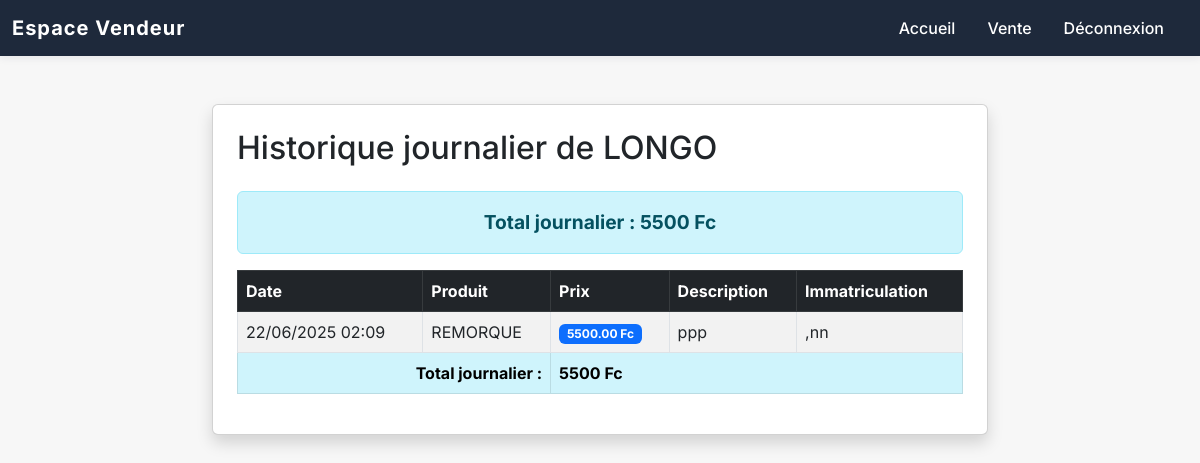
/api/historique-vente/ (signed in), run on an earlier commit of the app's database.
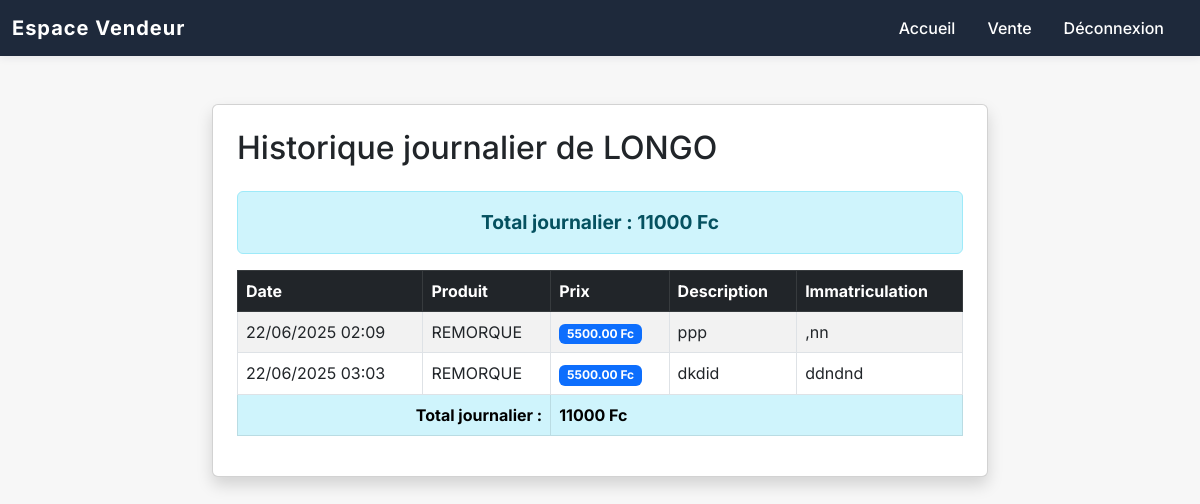
And on a later commit of the database.
### apps/sales/models.py (models this page shows, shortened)
class Sale(models.Model):
    produit = models.ForeignKey('Produit', on_delete=models.CASCADE)  # Champ correct
    seller = models.ForeignKey('Vendeur', on_delete=models.CASCADE)
    description = models.TextField(default="Aucune description")
    license_plate = models.CharField(max_length=20)
    price = models.DecimalField(max_digits=10, decimal_places=2, default=0.0)
    created_at = models.DateTimeField(auto_now_add=True)
    SOURCE_CHOICES = [
        ('POS', 'Point of Sale'),
        ('WEB', 'Web'),
        ('OTHER', 'Autre'),
    ]
    source = models.CharField(max_length=10, choices=SOURCE_CHOICES, default='WEB')

class Produit(models.Model):
    nom_produit = models.CharField(max_length=100)  # Nom du produit
    prix = models.DecimalField(max_digits=10, decimal_places=2, default=0.0)  # Prix par défaut
    default_description = models.TextField(blank=True, null=True)  # Description par défaut
    created_at = models.DateTimeField(default=now)  # Utiliser timezone.now comme valeur par défaut

### apps/sales/views.py (the view)
    def _wrapped_view(request, *args, **kwargs):
        if not request.session.get('vendeur_id'):
            return redirect('identification_vendeur')
        return view_func(request, *args, **kwargs)

### apps/sales/views.py (called while the page is built)
def vendeur_required(view_func):
    def _wrapped_view(request, *args, **kwargs):
        if not request.session.get('vendeur_id'):
            return redirect('identification_vendeur')
        return view_func(request, *args, **kwargs)
    return _wrapped_view

@vendeur_required
def historique_vente(request):
    vendeur_id = request.session.get('vendeur_id')
    if not vendeur_id:
        return redirect('identification_vendeur')
    vendeur = Vendeur.objects.get(id=vendeur_id)
    date_debut = request.GET.get('date_debut')
    date_fin = request.GET.get('date_fin')
    ventes = Sale.objects.filter(seller=vendeur)
    if date_debut and date_fin:
        ventes = ventes.filter(created_at__date__gte=date_debut, created_at__date__lte=date_fin)
    else:
        today = timezone.now().date()
        ventes = ventes.filter(created_at__date=today)
    total_journalier = ventes.aggregate(total=Sum('price'))['total'] or 0
    return render(request, 'historique_vente.html', {
        'vendeur': vendeur,
        'ventes': ventes,
        'total_journalier': total_journalier,
        'date_debut': date_debut,
        'date_fin': date_fin,
    })

### apps/sales/templates/historique_vente.html (shortened to what this page needs)
<!DOCTYPE html>
<html lang="fr">
<headcharset="UTF-8">
    <link href="https://cdn.jsdelivr.net/npm/bootstrap@5.3.0-alpha3/dist/css/bootstrap.min.css" rel="stylesheet">
</head>
<body>
<nav class="navbar navbar-expand-lg custom-navbar mb-4">
  <div class="container-fluid">
    <a class="navbar-brand" href="{% url 'accueil_vendeur' %}">Espace Vendeur</a>
    <div class="collapse navbar-collapse" id="navbarNav">
      <ul class="navbar-nav ms-auto">
        <li class="nav-item"><a class="nav-link {% if request.resolver_match.url_name == 'accueil_vendeur' %}active{% endif %}" href="{% url 'accueil_vendeur' %}">Accueil</a></li>
        <li class="nav-item"><a class="nav-link {% if request.resolver_match.url_name == 'effectuer_vente' %}active{% endif %}" href="{% url 'effectuer_vente' %}">Vente</a></li>
        <li class="nav-item"><a class="nav-link text-danger" href="{% url 'logout_vendeur' %}">Déconnexion</a></li>
      </ul>
    </div>
  </div>
</nav>
<div class="container mt-5" style="max-width:800px;">
    <div class="card shadow p-4">
        <div class="d-flex justify-content-between align-items-center mb-4">
            <h2 class="mb-0">Historique journalier de {{ vendeur.nom_du_vendeur }}</h2>
        </div>
        {% if ventes %}
        <div class="alert alert-info text-center fw-bold" style="font-size:1.2rem;">Total journalier : {{ total_journalier }} Fc</div>
        {% endif %}
        <table class="table table-striped table-bordered align-middle">
            <thead class="table-dark">
                <tr>
                    <th>Date</th>
                    <th>Produit</th>
                    <th>Prix</th>
                    <th>Description</th>
                    <th>Immatriculation</th>
                </tr>
            </thead>
            <tbody>
                {% for vente in ventes %}
                <tr>
                    <td>{{ vente.created_at|date:'d/m/Y H:i' }}</td>
                    <td>{{ vente.produit.nom_produit }}</td>
                    <td><span class="badge bg-primary">{{ vente.price }} Fc</span></td>
                    <td>{{ vente.description }}</td>
                    <td>{{ vente.license_plate }}</td>
                </tr>
                {% empty %}
                <tr><td colspan="5" class="text-center">Aucune vente aujourd'hui.</td></tr>
                {% endfor %}
            </tbody>
            {% if ventes %}
            <tfoot>
                <tr class="table-info">
                    <th colspan="2" class="text-end">Total journalier :</th>
                    <th colspan="3" class="text-start">{{ total_journalier }} Fc</th>
                </tr>
            </tfoot>
            {% endif %}
        </table>
    </div>
</div>
</body>
</html>

What changed in the data, as far as the page shows it:
added Sale: created_at "22/06/2025 03:03", produit.nom_produit "REMORQUE", price "5500.00", description "dkdid", license_plate "ddndnd"
Also different on the page:
{{ total_journalier }}: "5500" → "11000"
